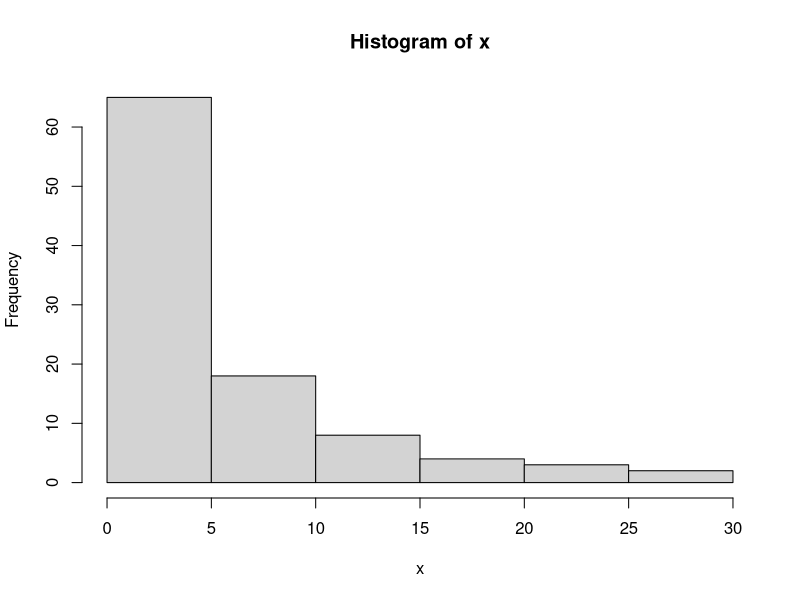

Write the R code that produced this figure.
#-----------------------------------------------------------------------
# MDS - Contrastes de bondad de ajuste
# Practica 6
# Kolmogorov-Smirnov distribucion exponencial
#-----------------------------------------------------------------------

datos <- c(0.4,  3.8,  3.9,  2.2,  4.9, 12.6,  7.9, 15.3, 11.5,  6.3)
mean(datos)

# Es necesario especificar la distribucion con el valor de sus parametros

ks.test(datos,"pexp", rate=1/5) #distribucion como p exp que es funcion exponencial y parametro rate (la inversda de la media)

#la hipotesis nula dice que los datos siguen una distribucion exponencial y la alternativa de que no siguen la dist exponencial
#no rechazamos la hipotesis de que los datos siguen una exponencial

# Si hacemos

ks.test(datos,"pexp") # Rechaza H0! Xq el r entiende que el pexp es lo mas basico y cree que la media es 1 entonces sale rechazado
#se deben poner los parametros

# Otro ejemplo simulado

x<-rexp(100,1/5)  #genera 100 muestras de la distrib exponencial con media 5
ks.test(x,"pexp", rate=1/5)
hist(x)

